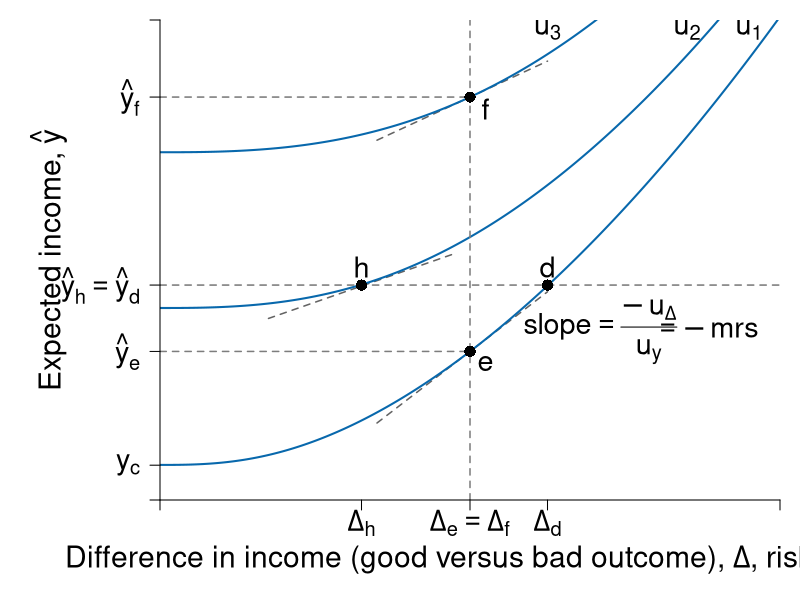

This figure's R source:
#' Graph Designer: Scott Cohn + Simon Halliday
#' Authors: Bowles and Halliday
#' Title: Coordination, Conflict and Competition: A Text in Microeconomics

library("shape")

pdf(file = "risk/risk_averse_dara_c.pdf", width = 9, height = 7)

# Set parameters for graphics
axislabelsize <- 1.8
labelsize <- 1.725
namesize <- 1.8
annotatesize <- 1.5
graphlinewidth <- 2
segmentlinewidth <- 1.5

COL <- c("#7fc97f", "#beaed4", "#fdc086", "#ffff99", "#386cb0", "#f0027f", "#bf5b17", "#666666")
COLA <- c("#e0f3db", "#99d8c9","#66c2a4","#41ae76", "#238b45", "#005824")
COLB <- c("#c6dbef", "#4eb3d3", "#2b8cbe", "#0868ac","#084081")
COLC <- c("#fcfbfd", "#efedf5", "#dadaeb", "#bcbddc", "#9e9ac8", "#807dba", "#6a51a3", "#54278f", "#3f007d")
grays <- gray.colors(25, start = 1, end = 0, alpha = 1)

a <- c(2, 4, 6)
par(mar =  c(5, 8, 1, 1))
xlims <- c(0, 10)
ylims <- c(0, 40)


u <- function(y, delta, a = 3.5, b = 0.1, c = 2){
  y^a - b * delta^c
}

indiff <- function(u, delta, a = 1.5, b = 0.5, c = 4){
  (u + b * delta^c )^(1/a)
}

slopeA <- function(g, slope1 = 0.25, slope2 = 0.08){
  slope1 + 2*slope2*g
}

indiffA2 <- function(g, intercept = 7.8, slope1 = 0.25, slope2 = 0.055){
  intercept  + slope1*g + slope2*g^2
}

slopeA2 <- function(g, slope1 = 0.25, slope2 = 0.055){
  slope1 + 2*slope2*g
}


slopeA3 <- function(g, slope1 = 0.25, slope2 = 0.01){
  slope1 + 2*slope2*g
}

tangentline <- function(b, m, x){
  m*x + b
}

#Plot command 
plot(0, 0, xlim = xlims, ylim = ylims, 
     type = "n",
     xlab = expression(paste("")),
     ylab = expression(paste("")), 
     axes = FALSE,
     cex.lab = axislabelsize, 
     bty = "n", 
     xaxs = "i", 
     yaxs = "i"
)

y1 <- indiff(5, 0.5*xlims[2], c = 2.7)
y2 <- indiff(64, 0.5*xlims[2], c = 2.7) - 4
y3 <- indiff(156, 0.5*xlims[2], c = 2.7)

ticksx <- c(0, 0.325*xlims[2], 0.5*xlims[2], 0.625*xlims[2], xlims[2])
xlabels <- c(NA, expression(paste(Delta[h])), expression(paste(Delta[e] == Delta[f])), expression(paste(Delta[d])), NA)
ticksy <- c(0, 2.9, y1, y2, y3, ylims[2])
ylabels <- c(NA, expression(y[c]), expression(paste(hat(y)[e])), expression(paste(hat(y)[h] == hat(y)[d])), expression(paste(hat(y)[f])), NA)


#Axis labels and draw linear utility function
#mtext(expression(paste("Difference in income (good versus bad outcome), ", Delta, ", risk")), side = 1, line = 2.5, cex = axislabelsize)
text(-1.8, 0.5*ylims[2], expression(paste("Expected income, ", hat(y))), xpd = TRUE, cex = axislabelsize, srt = 90) 
text(0.45*xlims[2], -5, expression(paste("Difference in income (good versus bad outcome), ", Delta, ", risk")), xpd = TRUE, cex = axislabelsize) 

npts <- 500 
xx1 <- seq(xlims[1], xlims[2], length.out = npts)
xx2 <- seq(0.5*xlims[2] - 1.5, 0.5*xlims[2] + 1.25, length.out = npts)
xx3 <- seq(0.5*xlims[2] - 3.25, 0.5*xlims[2] - 0.25, length.out = npts)
# tangent lines
lines(xx2, tangentline(x = xx2, m = 3.97626, b = -7.500294), col = grays[22], lwd = segmentlinewidth, lty = 2)
lines(xx2, tangentline(x = xx2, m = 2.39591, b = 21.5975), col = grays[22], lwd = segmentlinewidth, lty = 2)

lines(xx3, tangentline(x = xx3, m = 1.8, b = 11.98), col = grays[22], lwd = segmentlinewidth, lty = 2)


# util curves
for (u in c(5, 64, 156) ) {
  lines(xx1, indiff(u, xx1, c = 2.7), col = COLB[4], lwd = graphlinewidth, lty = 1)  
}

# vertical delta segment
segments(0.5*xlims[2], 0, 0.5*xlims[2], ylims[2], col = grays[20], lwd = segmentlinewidth, lty = 2)

# horizontal segments
segments(0, y1, 0.5*xlims[2], y1, col = grays[20], lwd = segmentlinewidth, lty = 2)
segments(0, y2, indiff(5, 0.75*xlims[2], c = 2.7), y2, col = grays[20], lwd = segmentlinewidth, lty = 2)
segments(0, y3, 0.5*xlims[2], y3, col = grays[20], lwd = segmentlinewidth, lty = 2)

#axis
axis(1, at = ticksx, pos = 0, labels = xlabels, cex.axis = labelsize)
axis(2, at = ticksy, pos = 0, labels = ylabels, las = 1, cex.axis = labelsize)

# points
points(0.5*xlims[2], y1, pch = 16, col = "black", cex = 1.5)
points(0.325*xlims[2], y2, pch = 16, col = "black", cex = 1.5)
points(0.625*xlims[2], y2, pch = 16, col = "black", cex = 1.5)
points(0.5*xlims[2], y3, pch = 16, col = "black", cex = 1.5)

# label points
text(0.5*xlims[2] + 0.25, y1 - 1, expression(paste(e)), cex = labelsize)
text(0.325*xlims[2], y2 + 1.5, expression(paste(h)), cex = labelsize)
text(0.625*xlims[2], y2 + 1.5, expression(paste(d)), cex = labelsize)
text(0.5*xlims[2] + 0.25, y3 - 1, expression(paste(f)), cex = labelsize)

# label indiff
text(0.95*xlims[2], 0.98*ylims[2], expression(paste(u[1])), cex = labelsize)
text(0.85*xlims[2], 0.98*ylims[2], expression(paste(u[2])), cex = labelsize)
text(0.625*xlims[2], 0.98*ylims[2], expression(paste(u[3])), cex = labelsize)

# slope label 
text(7.1,14, expression(paste(slope == frac(-u[Delta], u[y]))), cex = labelsize)
text(8.8,14.2, expression(paste(phantom() == - mrs)), cex = labelsize)

dev.off() 
